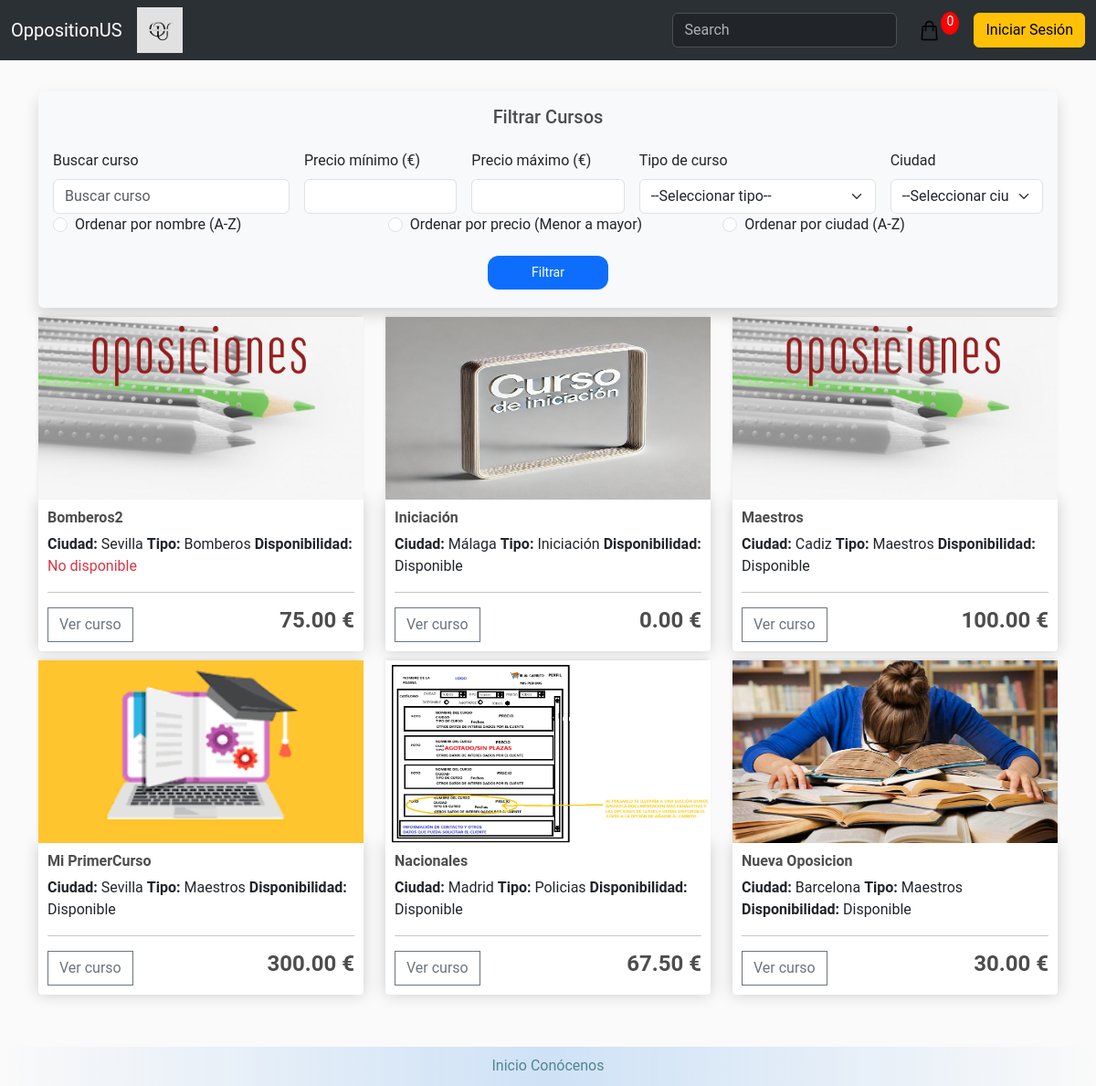
/store/, run on an earlier commit of the app's database.
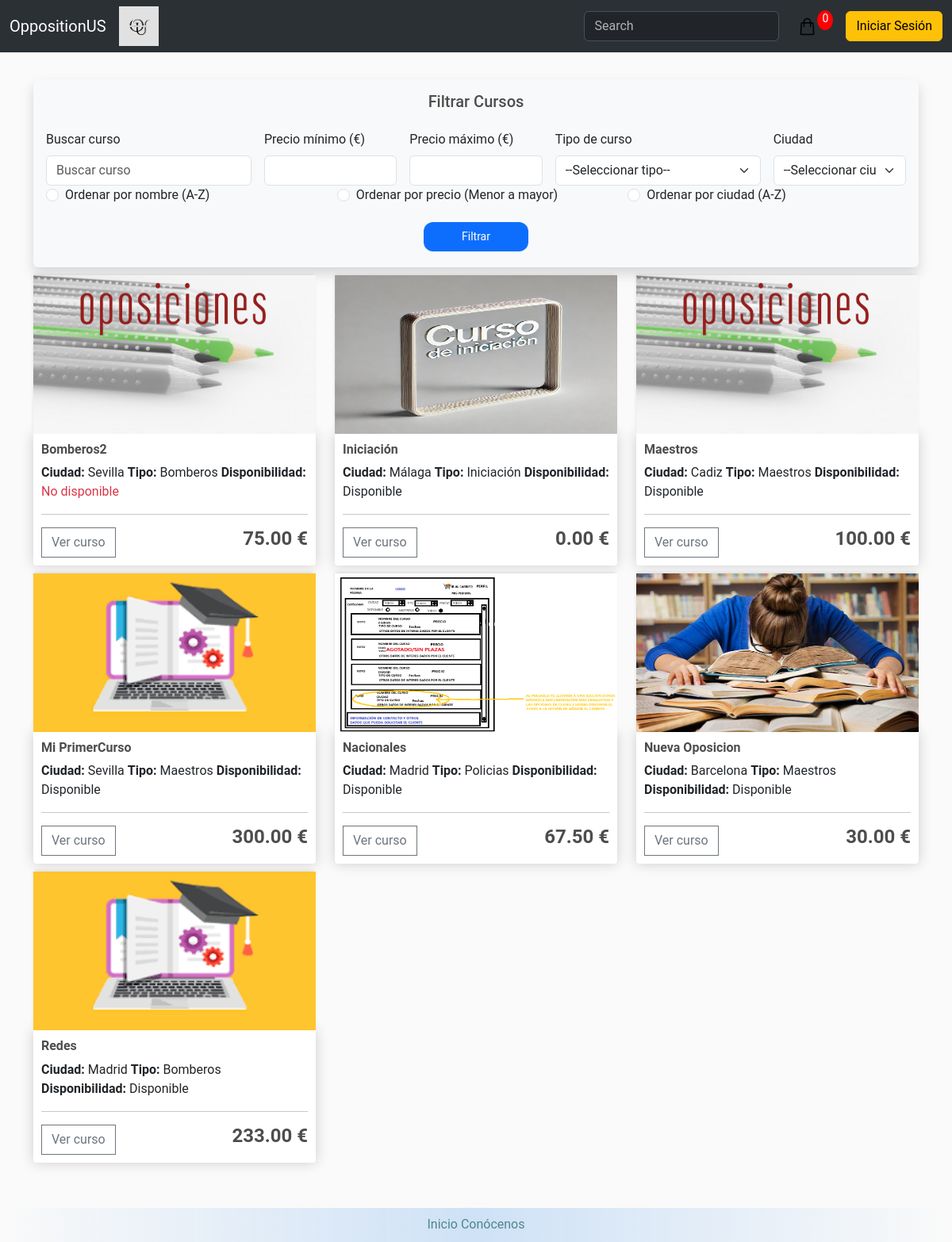
And on a later commit of the database.
### store/models.py (models this page shows, shortened)
class Course(models.Model):
    name = models.CharField(max_length=200, null=False, blank=False)
    image = models.ImageField(upload_to='courses')
    price = models.DecimalField(max_digits=7, decimal_places=2, null=False, blank=False, validators=[MinValueValidator(0)])
    details = models.CharField(max_length=200, null=True, blank=True)
    city = models.CharField(max_length=200, null=False, blank=False)
    course_type = models.ForeignKey(CourseType, null=True, on_delete=models.SET_NULL)
    capacity = models.IntegerField(null=False, blank=False, validators=[MinValueValidator(0)])
    is_available = models.BooleanField(default=True)
    start_date = models.DateField(null=False, blank=False)
    end_date = models.DateField(null=False, blank=False)
    class Meta:
        verbose_name = 'Course'
        verbose_name_plural = 'Courses'
        ordering = ['name']

class CourseType(models.Model):
    name = models.CharField(max_length=50, unique=True, null=False, blank=False)
    def __str__(self):
        return self.name
    class Meta:
        verbose_name = 'Course type'
        verbose_name_plural = 'Course types'
        ordering = ['name']

### store/views.py (the view)
# urls.py: path('', include('store.urls'))
def store(request):
    query = request.GET.get('q', '')
    course_types = CourseType.objects.all()  # Para los filtros de tipo de curso
    price_min = request.GET.get('price_min', '')
    price_max = request.GET.get('price_max', '')
    course_type_id = request.GET.get('course_type', '')
    city = request.GET.get('city', '')
    sort_order = request.GET.get('sort_order', None)
    filters = {}
    filters_applied = ""
    if price_min:
        filters['price__gte'] = price_min
        filters_applied += f"Precio mínimo: {price_min}. "
    if price_max:
        filters['price__lte'] = price_max
        filters_applied += f"Precio máximo: {price_max}. "
    if course_type_id:
        course_type = course_types.get(id=course_type_id)
        filters['course_type__id'] = course_type_id
        filters_applied += f"Tipo de curso: {course_type.name}. "
    if city:
        filters['city__icontains'] = city
        filters_applied += f"Ciudad: {city}. "
    cart = cartData(request)
    if request.user.is_authenticated:
        customer = request.user.customer
        order, created = Order.objects.get_or_create(customer=customer, status=Status.objects.get(name='No realizado'))
        items = order.orderitem_set.all()
        cartItems = order.get_cart_items
    else:
        customer = None
        items = []
        order = {'get_cart_total': 0, 'get_cart_items': 0}
        cartItems = order['get_cart_items']
    courses = Course.objects.filter(name__icontains=query, **filters)
    if sort_order == 'name':
        courses = courses.order_by('name')
    elif sort_order == 'price':
        courses = courses.order_by('price')
    elif sort_order == 'city':
        courses = courses.order_by('city')
    city_list = set(
        city.strip().lower() for city in Course.objects.values_list('city', flat=True).distinct()
    )
    context = {
        'courses': courses,
        'customer': customer,
        'query': query,
        'course_types': course_types,
        'city_list': city_list,
        'course_type_id': course_type_id,
        'city': city,
        'price_min': price_min,
        'price_max': price_max,
        'filters_applied': filters_applied,
        'cartItems': cart['cartItems'],
        'sort_order': sort_order,  # Pasa el valor de la opción seleccionada
    }
    return render(request, 'store/store.html', context)

### store/utils.py (called while the page is built, shortened)
def cookieCart(request):
    try:
        cart = json.loads(request.COOKIES['cart'])
    except:
        cart = {}
    items = []
    order = {'get_cart_total': 0, 'get_cart_items': 0}
    cartItems = order['get_cart_items']
    return {'cartItems': cartItems, 'order': order, 'items': items}

def cartData(request):
    if request.user.is_authenticated:
        customer = request.user.customer
        order, created = Order.objects.get_or_create(customer = customer, status=Status.objects.get(name='No realizado'))
        cartItems = order.get_cart_items
        items = order.orderitem_set.all()
    else:
        cookieData = cookieCart(request)
        cartItems = cookieData['cartItems']
        order = cookieData['order']
        items = cookieData['items']
    return {'cartItems': cartItems, 'order': order, 'items': items}

### store/templates/store/store.html (shortened to what the changed rows need)
{% extends 'store/main.html' %}
{% load static %}
{% block content %}
<div class="row">
    {% for course in courses %}
        <div class="col-lg-4">
            <a href="{% url 'details' course.id %}">
                {% if course.image %}
                    <img class="thumbnail" src="{{ course.image.url }}">
                {% else %}
                    <img class="thumbnail" src="/products/placeholder.png">
                {% endif %}
            </a>
            <div class="box-element product">
                <h6><strong>{{ course.name }}</strong></h6>
                <h8><strong>Ciudad:</strong> {{ course.city }}</h8>
                <h8><strong>Tipo:</strong> {{ course.course_type }}</h8>
                <h8><strong>Disponibilidad:</strong>
                    {% if course.is_available %}
                        {{ course.is_available|yesno:"Disponible,No disponible" }}
                    {% else %}
                        <span class="text-danger font-weight-bold">No disponible</span>
                    {% endif %}
                </h8>
                <hr>
                <a href="{% url 'details' course.id %}">
                    <button class="btn btn-outline-secondary add-btn">Ver curso</button>
                </a>
                <h4 style="display: inline-block; float: right;"><strong>
                    {{ course.price|floatformat:2 }} €
                </strong></h4>
            </div>
        </div>
    {% endfor %}
</div>
{% endblock content %}

What changed in the data, as far as the page shows it:
added Course: image (picture), name "Redes", city "Madrid", course_type "Bomberos", is_available "Disponible", price "233.00"
